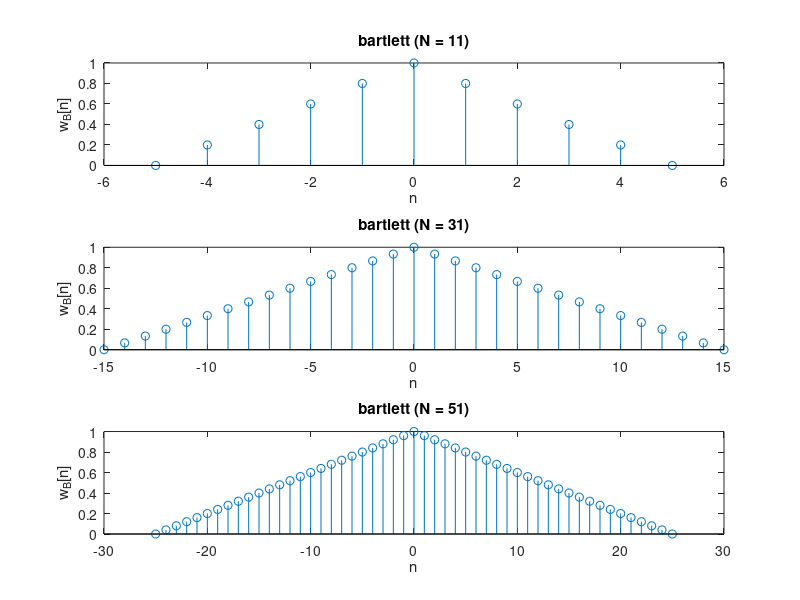
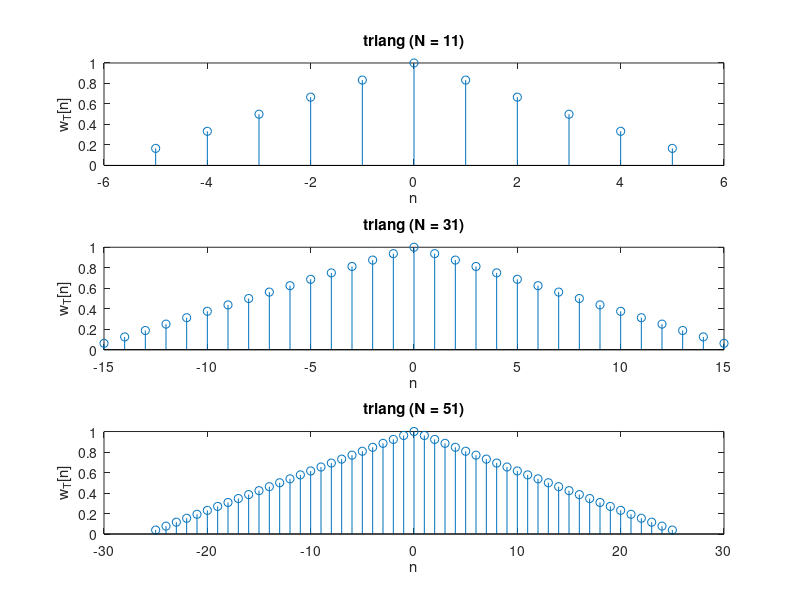
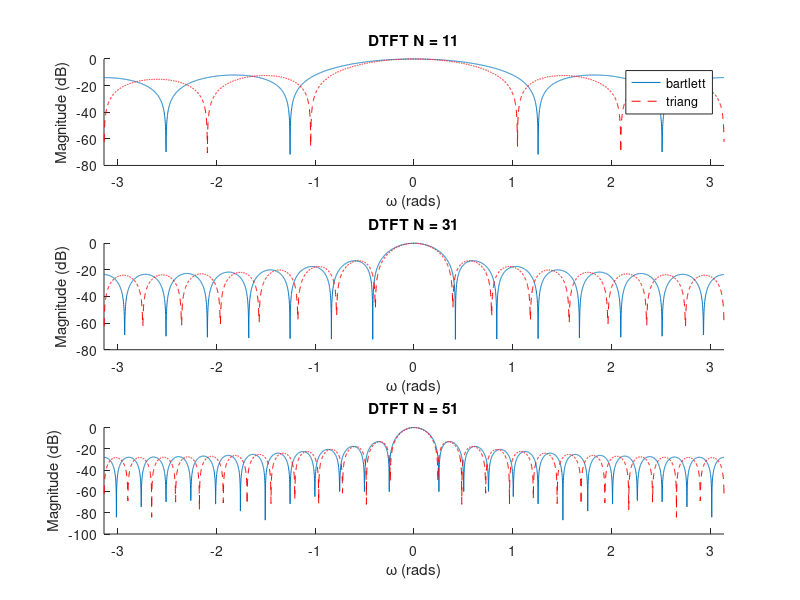
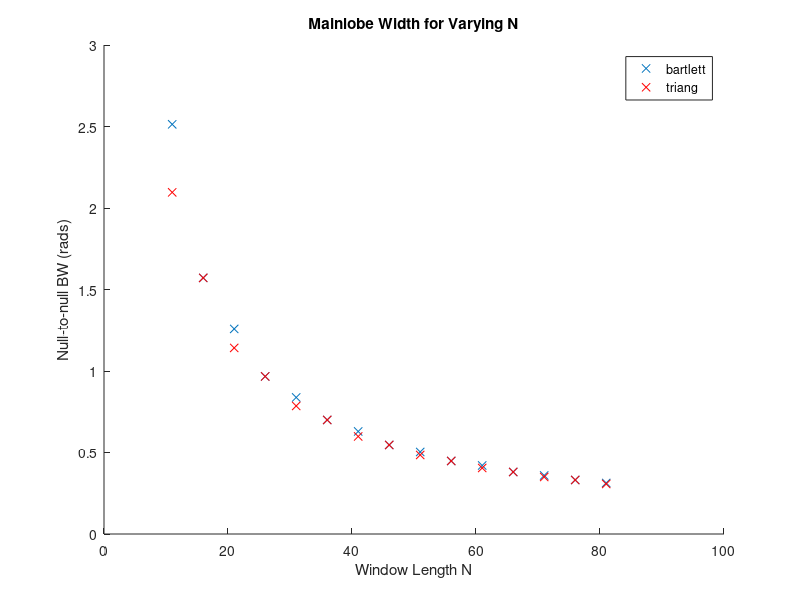

The MATLAB source for these figures, in order:
%% 5.2 part a & b
clear all; clc; close all

% generate and plot bartlett windows of varying length N
N = [11 31 51];
figure
for nn = 1:length(N)
    subplot(length(N),1,nn)
    stem(-floor(N(nn)/2):floor(N(nn)/2),bartlett(N(nn)))
    xlabel('n')
    ylabel('w_B[n]')
    title(sprintf('bartlett (N = %d)',N(nn)))
end

% generate and plot triang windows of varying length N
figure
for nn = 1:length(N)
    subplot(length(N),1,nn)
    stem(-floor(N(nn)/2):floor(N(nn)/2),triang(N(nn)))
    xlabel('n')
    ylabel('w_T[n]')
    title(sprintf('triang (N = %d)',N(nn)))
end

% generate plots of dtft of bartlett and triang windows of varying N
Ndtft = 4*1024;
figure
for nn = 1:length(N)
    % calculate the dtft of the bartlett windows in dB with zero pad
    tmp = fft(bartlett(N(nn)),Ndtft);
    WB(nn,:) = 10.*log10(abs(tmp)./max(abs(tmp)));
    clear tmp
    
    % calculate the dtft of the triang windows in dB with zero pad
    tmp = fft(triang(N(nn)),Ndtft);
    WT(nn,:) = 10.*log10(abs(tmp)./max(abs(tmp)));
    clear tmp
    
    % plot the dtft of windows in dB
    subplot(length(N),1,nn)
    hold on
    plot(linspace(-pi,pi,Ndtft),fftshift(WB(nn,:)));
    plot(linspace(-pi,pi,Ndtft),fftshift(WT(nn,:)),'r--');
    hold off
    if nn == 1, legend('bartlett','triang'); end;
    xlim([-pi,pi])
    xlabel('\omega (rads)')
    ylabel('Magnitude (dB)')
    title(sprintf('DTFT N = %d',N(nn)))
end

% generate plot of main lobe width as a function of window length
N = 11:5:81
for nn = 1:length(N)
    % calculate dtfts of windows for varying N
    tmp = fft(bartlett(N(nn)),Ndtft);
    WB(nn,:) = 10.*log10(abs(tmp)./max(abs(tmp)));
    clear tmp
    
    tmp = fft(triang(N(nn)),Ndtft);
    WT(nn,:) = 10.*log10(abs(tmp)./max(abs(tmp)));
    clear tmp
    w = linspace(0,2*pi,Ndtft);
    
    % find the frequency value corresponding to full width half max of
    % bartlett and triang windows of varying N (where db = -3)
    fwhmB(nn) = 2*w(find(WB(nn,:)<=-3,1));
    fwhmT(nn) = 2*w(find(WT(nn,:)<=-3,1));
    
    % find the frequency value corresponding to null to null main lobe
    % width for bartlett and triang windows of varying N
    [~, itmp] = findpeaks(-WB(nn,:));
    bwB(nn) = 2*w(itmp(1));
    [~, itmp] = findpeaks(-WT(nn,:));
    bwT(nn) =  2*w(itmp(1));
end
figure; hold on
plot(N,bwB,'x')
plot(N,bwT,'rx')
hold off
xlabel('Window Length N')
ylabel('Null-to-null BW (rads)')
title('Mainlobe Width for Varying N')
legend('bartlett','triang')

%% 5.2 part c

clear WB bwB
% calculate and plot the mainlobe width for series of bartlett windows of
% varying N and compare to mainlobe width of 51-point rect
N = 51:5:121
for nn = 1:length(N)
    % calculate dtfts of windows for varying N
    tmp = fft(bartlett(N(nn)),Ndtft);
    WB(nn,:) = 10.*log10(abs(tmp)./max(abs(tmp)));
    clear tmp
    
    tmp = fft(ones(1,51),Ndtft);
    WR(nn,:) = 10.*log10(abs(tmp)./max(abs(tmp)));
    clear tmp
    w = linspace(0,2*pi,Ndtft);

    % find the frequency value corresponding to null to null main lobe
    % width for bartlett and rect windows of varying N
    [~, itmp] = findpeaks(-WB(nn,:));
    bwB(nn) = 2*w(itmp(1));
    [~, itmp] = findpeaks(-WR(nn,:));
    bwR(nn) =  2*w(itmp(1));
end
figure; hold on
plot(N,bwB,'x')
plot(N,bwR,'r--')
hold off
xlabel('Window Length N')
ylabel('Null-to-null BW (rads)')
title('Mainlobe Width for Varying N')
legend('bartlett','rect')

clear WB bwB

% compare dtft of bartlett of varying lengths to rect window with N = 51
figure
N = [51 81 101 121];
for nn = 1:length(N)
    
    % calculate dtft of rect and bartlett windows
    WR = fft(ones(1,51),Ndtft);
    WB = fft(bartlett(N(nn)),Ndtft);
    
    subplot(length(N),1,nn)
    hold on
    plot(linspace(-pi,pi,Ndtft),fftshift(10.*log10(abs(WB)./max(abs(WB)))))
    plot(linspace(-pi,pi,Ndtft),fftshift(10.*log10(abs(WR)./max(abs(WR)))),'r--')
    hold off
    
    if nn == 1, legend('bartlett','rect'); end;
    xlim([-pi/6,pi/6])
    xlabel('\omega (rads)')
    ylabel('Magnitude (dB)')
    title(sprintf('DTFT N = %d',N(nn)))
end


